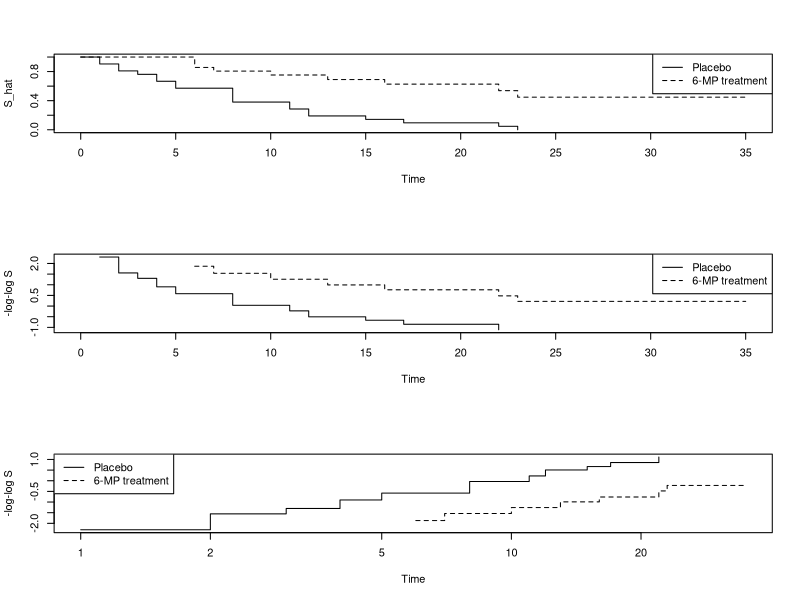
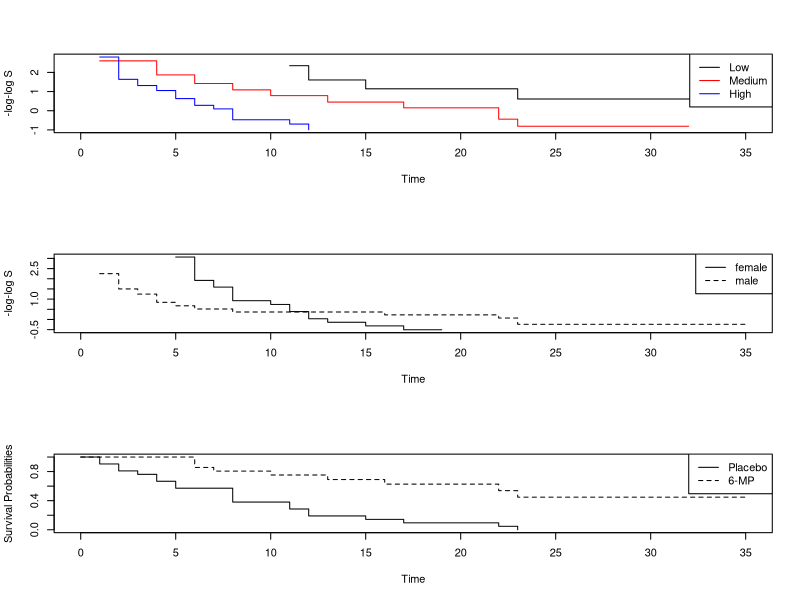
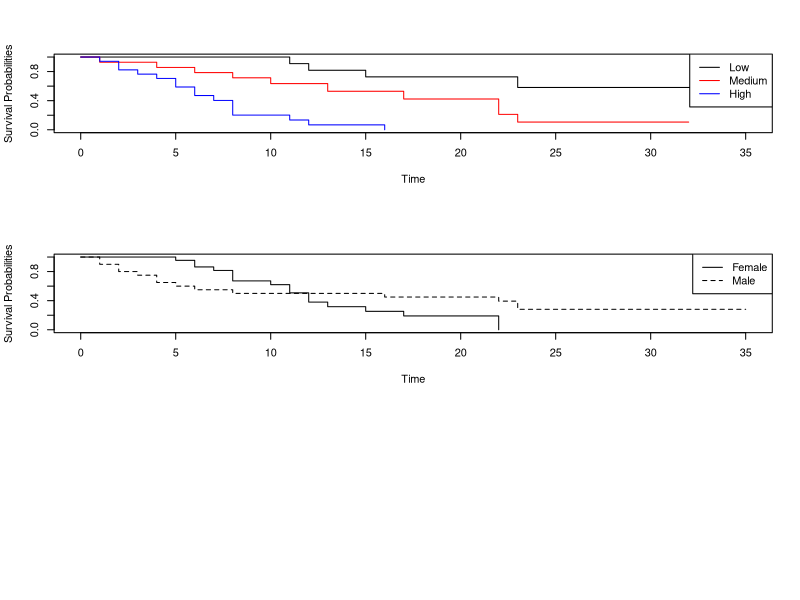

The R script that drew these images, in order:
###################################################################
#
# @filename : coxph2.R
# @brief    : R code for topic 5: the Cox PH models
# @date     : 20230426
# 
###################################################################
setwd('C:/Users/darre/Desktop/SEM 7/Survival/Material')

#A function for -log-log
minusloglog <- function(p){
  return(-log(-log(p)))}


## Installing required packages
#install.packages(c("survival"))
library(survival)

# Load leukemia data
leu <- read.csv("leu3.csv")
head(leu)
dim(leu)
factor(leu$Treatment)

# Defining survival outcome
y <- Surv(leu$Time,leu$Censor)


# Model 2: h(t|X) = h_0(t) x exp(b1 x Treatment + b2 x logWBC)
model2 <- coxph(y ~ leu$Treatment + leu$logWBC)
summary(model2)


# log-log plot 

## Rscript-1
### Treatment
win.graph()
par(mfrow = c(3,1))
kmfit_leu <- survfit(y ~ leu$Treatment)

# normal KM curve
plot(kmfit_leu, xlab ="Time", ylab = "S_hat", lty = c("solid", "dashed"))
legend("topright", c("Placebo", "6-MP treatment"), lty = c("solid", "dashed"))

plot(kmfit_leu, fun = minusloglog, xlab ="Time", ylab = "-log-log S", lty = c("solid", "dashed"))
legend("topright", c("Placebo", "6-MP treatment"), lty = c("solid", "dashed"))
plot(kmfit_leu, fun = 'cloglog', xlab ="Time", ylab = "-log-log S", lty = c("solid", "dashed"))
legend("topleft", c("Placebo", "6-MP treatment"), lty = c("solid", "dashed"))

## Rscript-2
### logWBC
summary(leu$logWBC)
leu$logWBC_cat <- cut(leu$logWBC, breaks = c(0, 2.3, 3, 6), labels = c("Low", "Medium", "High"))
head(leu)
kmfit_leu2 <- survfit(y ~ leu$logWBC_cat)
names(kmfit_leu2)
plot(kmfit_leu2, fun = minusloglog, xlab ="Time", ylab = "-log-log S", col = c("black", "red", "blue"))
legend("topright", c("Low", "Medium", "High"), lty=c("solid"), col = c("black", "red", "blue"))

#loglog plot - sex variable
factor(leu$Sex)
leu$sex_cat <- ifelse(leu$Sex == 0, "female","male")
head(leu)
kmfit_leu3 <- survfit(y ~ leu$sex_cat)
plot(kmfit_leu3, fun = minusloglog, xlab = "Time", ylab = "-log-log S", lty = c("solid", "dashed"))
legend("topright", c("female", "male"), lty = c("solid", "dashed"))

## Rscript-3
# New model with 3 predictors
# h(t|X) = h_0(t) x exp(b1 x Treatment + b2 x logWBC + b3 x Sex)
model4 <- coxph(y ~ Treatment + logWBC + Sex, data = leu)
summary(model4)

# Testing the correlations on Schoenfeld resids and their ranks
?cox.zph
check_ph <- cox.zph(model4, transform = rank)
check_ph$y #hasilnya hanya 23 karena ada display data tidak censored
check_ph$table

# KM curves
plot(survfit(y ~ leu$Treatment), lty = c("solid", "dashed"), xlab = "Time", ylab = "Survival Probabilities")
legend("topright", c("Placebo", "6-MP"), lty = c("solid", "dashed"))

plot(survfit(y ~ leu$logWBC_cat), xlab = "Time", ylab = "Survival Probabilities", col = c("black", "red", "blue"))
legend("topright", c("Low", "Medium", "High"), lty=c("solid"), col = c("black", "red", "blue"))

plot(survfit(y ~ leu$Sex), lty = c("solid", "dashed"), xlab = "Time", ylab = "Survival Probabilities")
legend("topright", c("Female", "Male"), lty=c("solid", "dashed"))

